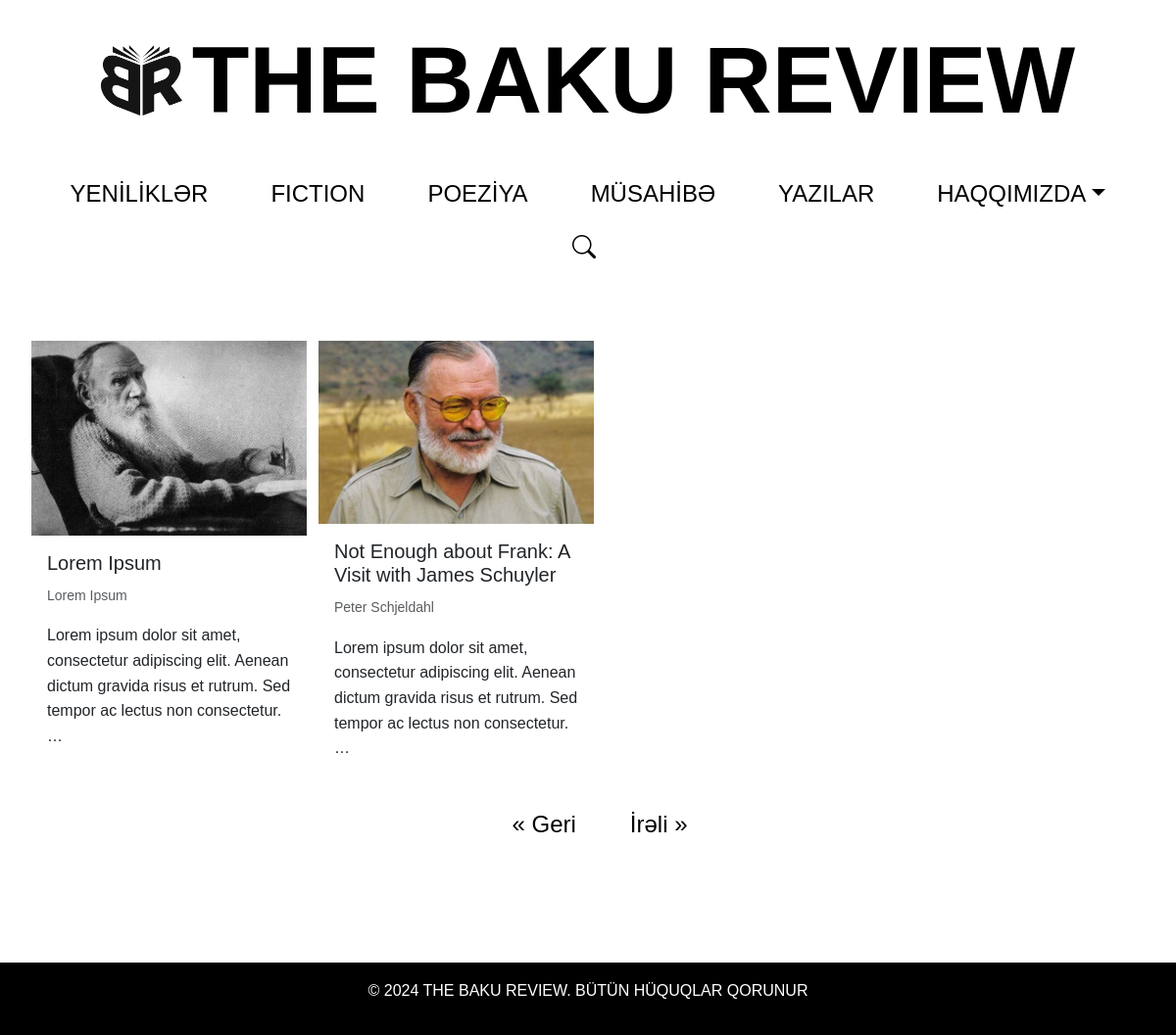
Screenshot of /prose/ with the database file from the repository.
### core/models.py (models this page shows, shortened)
class Prose(models.Model):
    title = models.CharField(max_length=200, db_index=True)
    content = models.TextField(db_index=True)
    image = models.ImageField(upload_to="news_images/")
    author = models.CharField(max_length=100, db_index=True)
    is_active = models.BooleanField(default=True)
    created_at = models.DateTimeField(auto_now_add=True)
    class Meta:
        verbose_name = "Nəsr"
        verbose_name_plural = "Nəsr"
        indexes = [
            models.Index(fields=["title", "author"]),
        ]

### core/views.py (the view)
# urls.py: path("prose/", views.prose_list, name="prose_list"),
def prose_list(request):
    prose_list = Prose.objects.filter(is_active=True)
    context = {"prose_list": prose_list}
    return render(request, "prose_list.html", context)

### templates/prose_list.html
{% extends 'base.html' %}
{% load static %}
{% block content %}
   <main class="container mt-4">
      <div class="row">
         <div class="col-md-12">
            <div class="row">
               {% for prose in prose_list %}
               <div class="col-md-3 mb-4">
                  <a href="{% url 'prose_detail' prose.id %}" class="card prose-card" style="height: 100%; text-decoration: none; color: inherit;border: none;">
                     <img src="{{ prose.image.url }}" class="card-img-top" alt="Nəsr Fotoğrafı">
                     <div class="card-body">
                        <h5 class="card-title">{{ prose.title }}</h5>
                        <p class="card-text"><small class="text-muted">{{ prose.author }}</small></p>
                        <p class="card-text">{{ prose.content|truncatewords:20 }}</p>
                     </div>
                  </a>
               </div>
               {% endfor %}
            <nav aria-label="Page navigation">
               <ul class="pagination justify-content-center">
                   <li class="page-item">
                       <a class="page-link" href="#" aria-label="Previous">
                           <span aria-hidden="true">&laquo; Geri</span>
                       </a>
                   </li>
                   <li class="page-item">
                       <a class="page-link" href="#" aria-label="Next">
                           <span aria-hidden="true">İrəli &raquo;</span>
                       </a>
                   </li>
               </ul>
           </nav>
            </div>
         </div>
      </div>
   </main>
   {% endblock %}

### static/css/styles.css (style rules this page uses)
* { margin: 0; padding: 0; box-sizing: border-box; }
.prose-card .card-title { color: inherit; transition: color 0.3s; }
body { font-family: Arial, sans-serif; line-height: 1.6; display: flex; flex-direction: column; min-height: 100vh; margin: 0; }
.container { width: 100%; max-width: none; padding-left: 1rem; padding-right: 1rem; }
nav ul { list-style: none; display: flex; justify-content: center; flex-wrap: wrap; }
nav ul li { margin: 0 1rem; }
nav ul li a { color: #ffffff; text-decoration: none; font-size: 1.5rem !important; }
.mt-4 { margin-top: 0; }
main { flex: 1; margin-bottom: 50px; }
.row { height: 100%; display: flex; align-items: stretch; }
.container .row>* { padding-left: 1; padding-right: 0; }
.card-img, .card-img-top { border-top-left-radius: 0 !important; border-top-right-radius: 0 !important; }
.pagination .page-item .page-link { color: black; border-radius: 0; border: none; }

### rows the page displays
Prose: image (picture), title "Lorem Ipsum", author "Lorem Ipsum", content "Lorem ipsum dolor sit amet, consectetur adipiscing elit. Aenean dictum gravida risus et rutrum. Sed tempor ac lectus non consectetur. …"
Prose: image (picture), title "Not Enough about Frank: A Visit with James Schuyler", author "Peter Schjeldahl", content "Lorem ipsum dolor sit amet, consectetur adipiscing elit. Aenean dictum gravida risus et rutrum. Sed tempor ac lectus non consectetur. …"
